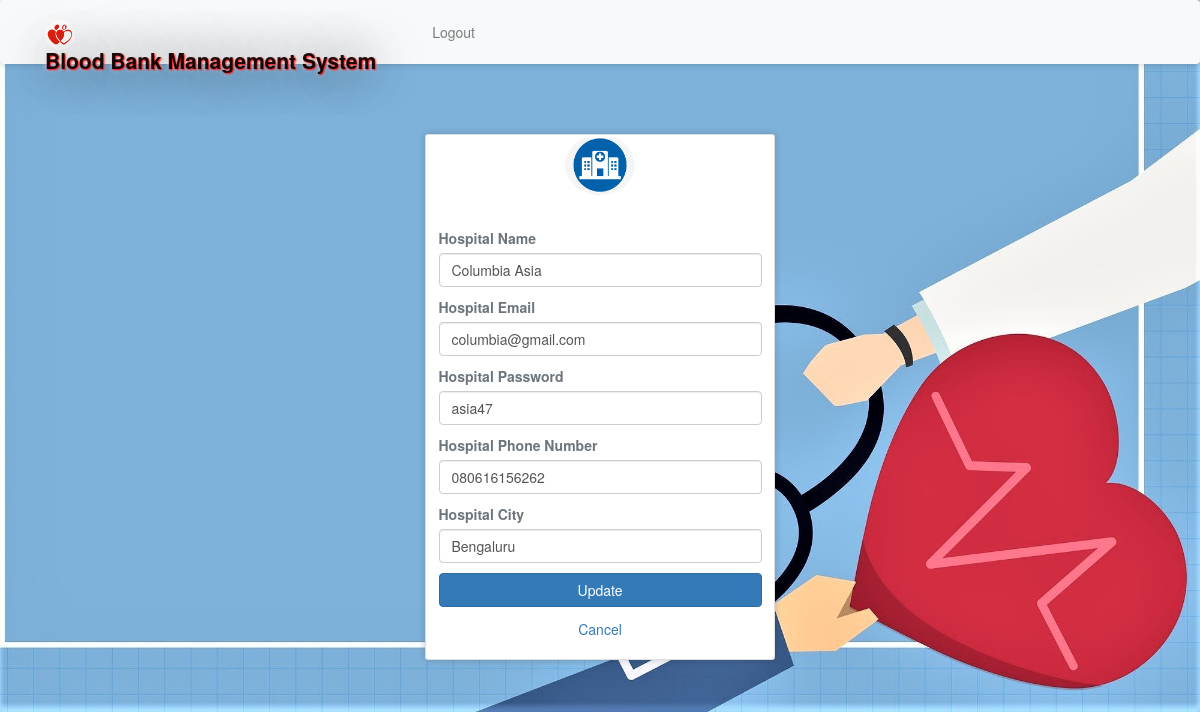
The app's page /hprofile.php (signed in) with its own data.
### tables this page shows
CREATE TABLE `hospitals` (
  `id` int(11) NOT NULL,
  `hname` varchar(100) NOT NULL,
  `hemail` varchar(100) NOT NULL,
  `hpassword` varchar(100) NOT NULL,
  `hphone` varchar(100) NOT NULL,
  `hcity` varchar(100) NOT NULL
);

### hprofile.php (the view, shortened to what this page needs)
<?php
require 'file/connection.php';
if(!isset($_SESSION['hid']))
{
  header('location:login.php');
}
else {
	if(isset($_SESSION['hid'])){
		$id=$_SESSION['hid'];
		$sql = "SELECT * FROM hospitals WHERE id='$id'";
		$result = mysqli_query($conn, $sql);
		$row = mysqli_fetch_array($result);
	}
}
?>
<!DOCTYPE html>
<html>
<?php require 'head.php';?>
<body>
	<?php require 'header.php'; ?>
	<div class="container cont">
		<div class="row justify-content-center">
			<div class="col-lg-4 col-md-4 col-sm-6 mb-5">
				<div class="card">
					<div class="media justify-content-center mt-1">
						<img src="image/hospital.png" alt="profile" class="rounded-circle" width="70" height="60">
					</div>
					<div class="card-body">
					   <form action="file/updateprofile.php" method="post">
					   	<label class="text-muted font-weight-bold" class="text-muted font-weight-bold">Hospital Name</label>
						<input type="text" name="hname" value="<?php echo $row['hname']; ?>" class="form-control mb-3">
						<label class="text-muted font-weight-bold">Hospital Email</label>
						<input type="email" name="hemail" value="<?php echo $row['hemail']; ?>" class="form-control mb-3">
						<label class="text-muted font-weight-bold">Hospital Password</label>
						<input type="text" name="hpassword" value="<?php echo $row['hpassword']; ?>" class="form-control mb-3">
						<label class="text-muted font-weight-bold">Hospital Phone Number</label>
						<input type="text" name="hphone" value="<?php echo $row['hphone']; ?>" class="form-control mb-3">
						<label class="text-muted font-weight-bold">Hospital City</label>
						<input type="text" name="hcity" value="<?php echo $row['hcity']; ?>" class="form-control mb-3">
						<input type="submit" name="update" class="btn btn-block btn-primary" value="Update">
					   </form>
					</div>
					<a href="hospitalpage.html" class="text-center">Cancel</a><br>
				</div>
			</div>
		</div>
	</div>
</body>
</html>

### css/style.css (style rules this page uses)
.cont { padding-top: 40px; text-align: justify; font-size: 1em; }
.card ,nav, .footer,tr,video { border-radius: 3px; transition: all 200ms ease-out; box-shadow: 0px 0px 7px rgba(0, 0, 0, 0.2); }
.rounded-circle { margin-top: -2.5px; }
form { padding-top: 20px; }
a:link { text-decoration: none; }

### hprofile.php (style rules this page uses)
body { background: url(jastimage/bb18.jpg) no-repeat center; background-size: cover; min-height: 0; height: 650px; }

### records on screen
hospitals: hname "Columbia Asia", hemail "columbia@gmail.com", hpassword "asia47", hphone "080616156262", hcity "Bengaluru"
